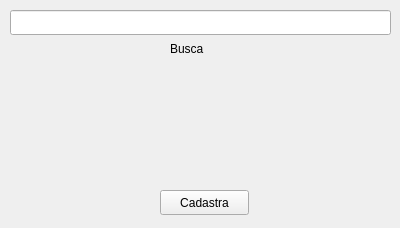
<?xml version="1.0" encoding="UTF-8"?>
<ui version="4.0">
 <class>DOCForm</class>
 <widget class="QWidget" name="DOCForm">
  <property name="geometry">
   <rect>
    <x>0</x>
    <y>0</y>
    <width>400</width>
    <height>228</height>
   </rect>
  </property>
  <property name="windowTitle">
   <string>Form</string>
  </property>
  <widget class="QPushButton" name="pushButton">
   <property name="geometry">
    <rect>
     <x>160</x>
     <y>190</y>
     <width>89</width>
     <height>25</height>
    </rect>
   </property>
   <property name="text">
    <string>Cadastra</string>
   </property>
  </widget>
  <widget class="QLineEdit" name="lineEdit">
   <property name="geometry">
    <rect>
     <x>10</x>
     <y>10</y>
     <width>381</width>
     <height>25</height>
    </rect>
   </property>
  </widget>
  <widget class="QLabel" name="label">
   <property name="geometry">
    <rect>
     <x>170</x>
     <y>40</y>
     <width>67</width>
     <height>17</height>
    </rect>
   </property>
   <property name="text">
    <string>Busca</string>
   </property>
  </widget>
 </widget>
 <resources/>
 <connections/>
</ui>
